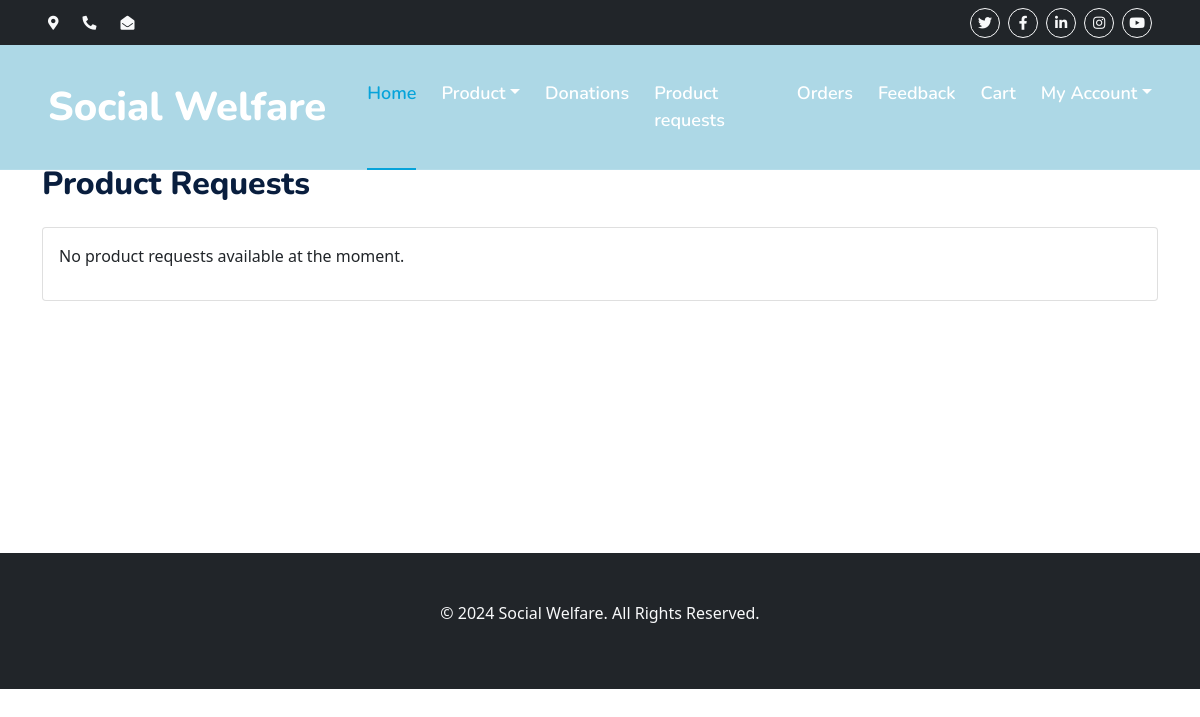
The page /user/product_requests/ on the database as committed earlier.
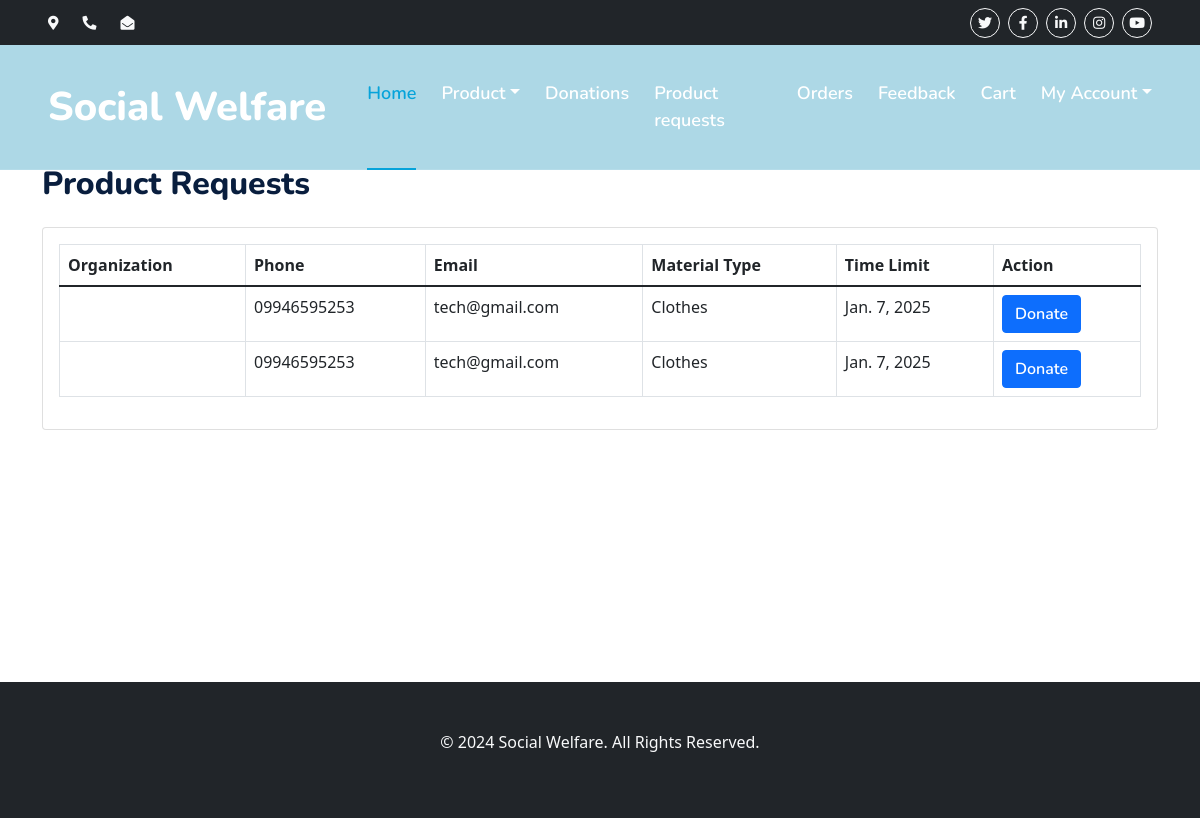
The same page on the database as committed later.
### organization/models.py (models this page shows, shortened)
class productsreq(models.Model):
    org = models.ForeignKey(Organization, on_delete=models.CASCADE)  # Link to the organization
    phone = models.TextField()  # Purpose of the donation
    email = models.CharField(max_length=20)  # Bank account number for donations
    materials = models.CharField(
        max_length=20,
        choices=[
            ('clothes', 'Clothes'),
            ('school_materials', 'School Materials'),
        ]
    )
    time_limit = models.DateField()  # Deadline for the donation goal

### user/views.py (the view)
# urls.py: path('product_requests/', views.proreq_list_view, name='product_requests'),
def proreq_list_view(request):
    product_request = productsreq.objects.all()
    return render(request, 'cusproreq_list.html', {
        'product_requests': product_request
    })

### templates/cusproreq_list.html (shortened to what this page needs)
{% extends 'customerbase.html' %}
{% load static %}
{% block content %}
<div class="container py-5">
    <div class="row">
        <div class="col-lg-12">
            <h2 class="mb-4">Product Requests</h2>
            <div class="card mb-4">
                <div class="card-body">
                    {% if product_requests %}
                        <table class="table table-bordered">
                            <thead>
                                <tr>
                                    <th>Organization</th>
                                    <th>Phone</th>
                                    <th>Email</th>
                                    <th>Material Type</th>
                                    <th>Time Limit</th>
                                    <th>Action</th>
                                </tr>
                            </thead>
                            <tbody>
                                {% for request in product_requests %}
                                    <tr>
                                        <td>{{ request.org.name }}</td>
                                        <td>{{ request.phone }}</td>
                                        <td>{{ request.email }}</td>
                                        <td>{{ request.get_materials_display }}</td>
                                        <td>{{ request.time_limit }}</td>
                                        <td>
                                            <form method="POST" action="{% url 'add_proreq' request.id %}">
                                                <button type="submit" class="btn btn-primary">Donate</button>
                                            </form>
                                        </td>
                                    </tr>
                                {% endfor %}
                            </tbody>
                        </table>
                    {% else %}
                        <p>No product requests available at the moment.</p>
                    {% endif %}
                </div>
            </div>
        </div>
    </div>
</div>
{% endblock %}

Rows that differ between the two databases and show on the page:
added productsreq: phone "09946595253", email "tech@gmail.com", materials "Clothes", time_limit "Jan. 7, 2025"
added productsreq: phone "09946595253", email "tech@gmail.com", materials "Clothes", time_limit "Jan. 7, 2025"
Other text that changed with them:
text no longer shown: "No product requests available at the moment."
text now shown: "Organization Phone Email Material Type Time Limit Action"
